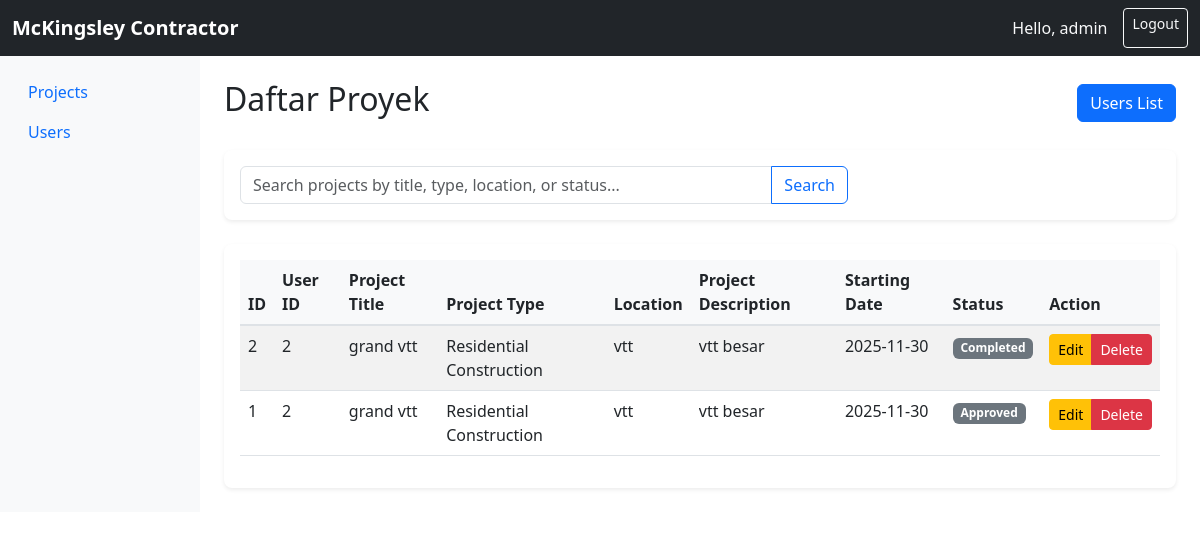
Page /admin/projects.php (signed in) on the committed database.
### tables this page shows
CREATE TABLE `projects` (
  `id` int NOT NULL,
  `user_id` int NOT NULL,
  `project_title` varchar(150) NOT NULL,
  `project_type` enum('Architectural Planning','Residential Construction','Commercial Construction','Skyscraper Construction','Renovation') NOT NULL,
  `location` varchar(255) NOT NULL,
  `project_description` text NOT NULL,
  `preferred_date` date NOT NULL,
  `status` enum('Pending Review','Approved','In Progress','Completed') DEFAULT 'Pending Review',
  `created_at` timestamp NULL DEFAULT CURRENT_TIMESTAMP
);

### admin/projects.php (the view, shortened to what this page needs)
<?php
include 'connect.php';
$search = '';
$query = "SELECT id, user_id, project_title, project_type, location, project_description, preferred_date, status FROM projects";
$query .= " ORDER BY id DESC";
$result = mysqli_query($conn, $query);
?>
<?php include 'header.php'; ?>
<div class="container-fluid">
    <div class="row">
        <?php include 'sidebar.php'; ?>
        <main class="col-md-9 ms-sm-auto col-lg-10 px-md-4 py-4">
            <div class="d-flex justify-content-between align-items-center mb-4">
                <h1 class="h2">Daftar Proyek</h1>
                <a href="users.php" class="btn btn-primary">Users List</a>
            </div>
            <div class="card mb-4">
                <div class="card-body">
                    <form method="GET" action="" class="row g-3">
                        <div class="col-md-8">
                            <div class="input-group">
                                <input type="text" class="form-control" name="search" placeholder="Search projects by title, type, location, or status..." value="<?php echo htmlspecialchars($search); ?>">
                                <button class="btn btn-outline-primary" type="submit">
                                    <i class="bi bi-search"></i> Search
                                </button>
                            </div>
                        </div>
                        <div class="col-md-4">
                        </div>
                    </form>
                </div>
            </div>
            <div class="card">
                <div class="card-body">
                    <div class="table-responsive">
                        <table class="table table-striped table-hover">
                            <thead>
                                <tr>
                                    <th>ID</th>
                                    <th>User ID</th>
                                    <th>Project Title</th>
                                    <th>Project Type</th>
                                    <th>Location</th>
                                    <th>Project Description</th>
                                    <th>Starting Date</th>
                                    <th>Status</th>
                                    <th>Action</th>
                                </tr>
                            </thead>
                            <tbody>
                                <?php if (mysqli_num_rows($result) > 0): ?>
                                    <?php while ($row = mysqli_fetch_assoc($result)): ?>
                                    <tr>
                                        <td><?php echo $row['id']; ?></td>
                                        <td><?php echo $row['user_id']; ?></td>
                                        <td><?php echo htmlspecialchars($row['project_title']); ?></td>
                                        <td><?php echo htmlspecialchars($row['project_type']); ?></td>
                                        <td><?php echo htmlspecialchars($row['location']); ?></td>
                                        <td>
                                            <span class="d-inline-block text-truncate" style="max-width: 200px;">
                                                <?php echo htmlspecialchars($row['project_description']); ?>
                                            </span>
                                        </td>
                                        <td><?php echo $row['preferred_date']; ?></td>
                                        <td>
                                            <span class="badge bg-<?php
                                                switch($row['status']) {
                                                    default: echo 'secondary';
                                                }
                                            ?>">
                                                <?php echo htmlspecialchars($row['status']); ?>
                                            </span>
                                        </td>
                                        <td>
                                            <div class="btn-group btn-group-sm">
                                                <a href="edit_project.php?id=<?php echo $row['id']; ?>" class="btn btn-warning btn-sm">
                                                    Edit
                                                </a>
                                                <a href="delete_project.php?id=<?php echo $row['id']; ?>" class="btn btn-danger btn-sm"
                                                   onclick="return confirm('Apakah Anda yakin ingin menghapus proyek ini?')">
                                                    Delete
                                                </a>
                                            </div>
                                        </td>
                                    </tr>
                                    <?php endwhile; ?>
                                <?php endif; ?>
                            </tbody>
                        </table>
                    </div>
                </div>
            </div>
        </main>
    </div>
</div>
</body>
</html>

### admin/header.php (shortened to what this page needs)
<!DOCTYPE html>
<html lang="en">
<head>
    <link href="https://cdn.jsdelivr.net/npm/bootstrap@5.3.0/dist/css/bootstrap.min.css" rel="stylesheet">
</head>
<body>
    <nav class="navbar navbar-expand-lg navbar-dark bg-dark">
        <div class="container-fluid">
            <a class="navbar-brand" href="dashboard.php">
                <strong>McKingsley Contractor</strong>
            </a>
            <div class="navbar-nav ms-auto">
                <span class="navbar-text text-light me-3">
                    Hello, <?php echo $_SESSION['username'] ?? 'Admin'; ?>
                </span>
                <a class="btn btn-outline-light btn-sm" href="logout.php">Logout</a>
            </div>
        </div>
    </nav>

### admin/sidebar.php
<div class="container-fluid">
    <div class="row">
        <nav class="col-md-3 col-lg-2 d-md-block bg-light sidebar">
            <div class="position-sticky pt-3">
                <ul class="nav flex-column">
                    <li class="nav-item">
                        <a class="nav-link" href="projects.php">
                            Projects
                        </a>
                    </li>
                    <li class="nav-item">
                        <a class="nav-link active" href="users.php">
                            Users
                        </a>
                    </li>
                </ul>
            </div>
        </nav>

### admin/projects.php (style rules this page uses)
.table th { background: #f8f9fa; border-bottom: 2px solid #dee2e6; font-weight: 600; }
.card { border: none; box-shadow: 0 0.125rem 0.25rem rgba(0, 0, 0, 0.075); border-radius: 0.5rem; }
.btn-group-sm > .btn { padding: 0.25rem 0.5rem; font-size: 0.875rem; }

### rows in the picture
projects: id "2", user "2", project_title "grand vtt", project_type "Residential Construction", location "vtt", project_description "vtt besar", preferred_date "2025-11-30", status "Completed"
projects: id "1", user "2", project_title "grand vtt", project_type "Residential Construction", location "vtt", project_description "vtt besar", preferred_date "2025-11-30", status "Approved"

### other values in the picture
$_SESSION['username'] "admin"
